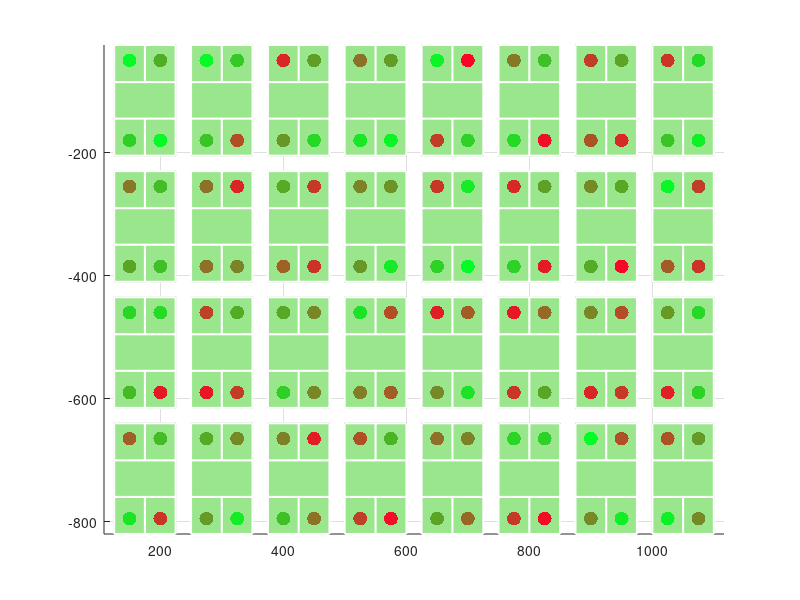

Source code (MATLAB): (Note: this script raises an error after producing the figure.)
function court_shuffler
%
% Experiemnt w/ and display diffferent game-leveling 
%
% 5/3/2025

dbstop if error
hold on, grid on, axis equal

num_rounds          = 40;
num_courts          = 32;
num_cols            = 8;

opts.bias_strength  = .2;
opts.court_clr      = [.6,.9,.55];
opts.court_lw       = 1.5;
opts.court_spacer   = 25;
opts.court_sz       = [100,180];
opts.step_sz        = 5;
opts.dt             = .0005;
opts.player_ms      = 30; % player marker size
opts.player_pos_in  = 25;
opts.serive_line    = .33;


court_pos = create_courts(num_courts,num_cols,opts);

Players = create_players(num_courts,court_pos,opts);

ax_obj = gca();
Xmin = ax_obj.XLim(1);
Xmax = ax_obj.XLim(2);
ax_obj.XLimMode = 'manual';
ax_obj.XLim = [Xmin,Xmax];
pause(1)
for round = 1:num_rounds
    pause(.5)
    Players = advance_round(Players,court_pos,Xmin,Xmax,opts);
    fprintf('Finished round %d\n',round)
end
end

function court_pos = create_courts(num_courts,num_cols,opts)
%% Draw courts and assign positions

% return positions -- currently just single-file horizontal
if num_courts <= num_cols
    court_ind   = 1:num_courts;
    court_pos_x = (court_ind-1)*opts.court_sz(1) + court_ind*opts.court_spacer;
    court_pos   = [court_pos_x',zeros(num_courts,1)];
else
    court_pos = set_court_pos_matrix(num_courts,num_cols,opts);
end

% function ahndle for line drawing
draw_line = @(x,y,court_ind) plot(court_pos(court_ind,1) + x,court_pos(court_ind,2) + y,"Color",[1,1,1],'LineWidth',opts.court_lw);

% draw courts
for court_ind = 1:num_courts
    
    % court
    rectangle('Position',[court_pos(court_ind,:),opts.court_sz],"FaceColor",opts.court_clr);
    
    % lines :
    % perimeter 
    X = opts.court_sz(1); Y = opts.court_sz(2); % brevity
    draw_line([0,X],[0,0],court_ind)
    draw_line([X,X],[0,Y],court_ind)
    draw_line([0,X],[Y,Y],court_ind)
    draw_line([0,0],[0,Y],court_ind)
    
    % service
    Y = (0.5 + [-1,1]*opts.serive_line/2) * opts.court_sz(2);
    draw_line([0,X],[Y(1),Y(1)],court_ind)
    draw_line([0,X],[Y(2),Y(2)],court_ind)

    % middle
    draw_line([X/2,X/2],[0,Y(1)],court_ind)
    draw_line([X/2,X/2],[opts.court_sz(2),Y(2)],court_ind)
end
end

function Players = create_players(num_courts,court_pos,opts)
%% create players w/ random skill, distribute among courts

player_count = 0;
Players(num_courts*4,1) = struct;

for court_ind = 1:num_courts
    for player_ind = 1:4
        player_count = player_count + 1;

        % assign court, team, and l/r
        Players(player_count).Court = court_ind;
        Players(player_count).Team  = ceil(player_ind/2);
        if mod(player_ind,2)
            Players(player_count).Side = 'left';
        else
            Players(player_count).Side = 'right';
        end
        Players(player_count).NextCourt = court_ind; % incase court 1 and wins or court(end) and loses

        % assign value
        val = rand();
        Players(player_count).Skill = val;
        blue = .15;
        color = [1-val,val,blue]; % r g b. red is bad, green is good

        % initial position
        pos = get_pos(Players(player_count),court_pos,opts);

        % plot and store object
        Players(player_count).Object = plot(pos(1),pos(2),'Color',color,'Marker','.','MarkerSize',opts.player_ms);
    end
end
end

function pos = get_pos(Player,court_pos,opts)
%% Return x and y position for player

% court position
pos = court_pos(Player.Court,:);

% add y-delta
if Player.Team == 1
    delta_y = opts.player_pos_in;
elseif Player.Team == 2
    delta_y = opts.court_sz(2) - opts.player_pos_in;
else
    error('invalid team entry')
end
pos(2) = pos(2) + delta_y;

% add x-delta
if strcmpi(Player.Side,'left')
    delta_x = opts.player_pos_in;
elseif strcmpi(Player.Side,'right')
    delta_x = opts.court_sz(1) - opts.player_pos_in;
else
    error('invalid Side entry')
end
pos(1) = pos(1) + delta_x;
end

function Players = advance_round(Players,court_pos,Xmin,Xmax,opts)
%% Play next game and move players around with animation (one round)

num_courts = height(court_pos);

% play games and establish "next court"
Players = play_games(Players,num_courts,opts);

% move players to next court after all games finished
for i = 1:numel(Players)
    Players(i).Court = Players(i).NextCourt;
end

% sort teams and sides
Players = sort_new_teams(Players,num_courts);

annimate_movement(Players,court_pos,Xmin,Xmax,opts)
end

function Players = play_games(Players,num_courts,opts)
%% Play game and move courts for players based on outcome, for each court

% cycle through each court
for court_ind = 1:num_courts

    [team1,team2] = find_game_players(Players,court_ind);

    % random bias, worth .2
    bias = 2*opts.bias_strength*rand() - opts.bias_strength;
    team_1_victory = sum([Players(team1).Skill]) - sum([Players(team2).Skill]) + bias > 0; % ~~~ maybe add 'chemistry' term later

    % move courts 
    if team_1_victory
        winners = team1;
        losers = team2;
    else
        winners = team2;
        losers = team1;
    end

    % move up winning team
    if court_ind ~= 1
        [Players(winners).NextCourt] = deal(court_ind - 1);
    end

    % move down losing team
    if court_ind ~= num_courts
        [Players(losers).NextCourt] = deal(court_ind + 1);
    end
end
end

function [team1,team2] = find_game_players(Players,court_ind)
%% Find players and teams for given court
game_players = find([Players.Court] == court_ind);
team1 = game_players([Players(game_players).Team] == 1);
team2 = game_players([Players(game_players).Team] == 2);

if numel(team1) ~= 2 || numel(team2) ~= 2
    error('invalid game setup')
end
end

function Players = sort_new_teams(Players,num_courts)
%% re-assign teams and sides for next game

% cycle through each court
for court_ind = 1:num_courts
    game_players = find([Players.Court] == court_ind);

    if numel(game_players) ~= 4
        error('invalid number players on court')
    end

    % random placement to times and sides
    rand_order = (randperm(4));

    team1 = game_players(rand_order(1:2));
    team2 = game_players(rand_order(3:4));
    [Players(team1).Team] = deal(1);
    [Players(team2).Team] = deal(2);

    Players(team1(1)).Side = 'left';
    Players(team2(1)).Side = 'left';
    Players(team1(2)).Side = 'right';
    Players(team2(2)).Side = 'right';
end
end

function annimate_movement(Players,court_pos,Xmin,Xmax,opts)
%% Show players moving to new position

% idea :
% run through and establish the dx and dy for the step of each player

% then run through time cycles and send players to their new spots. make
% exact when close enough

% find xvec, yvec, and num steps for each player
for p_ind = 1:numel(Players)

    % get new position 
    new_pos = get_pos(Players(p_ind),court_pos,opts);

    x0 = Players(p_ind).Object.XData;
    y0 = Players(p_ind).Object.YData;
    dx = new_pos(1) - x0;
    dy = new_pos(2) - y0;

    % wrap-around courts for shorter travel
    if abs(dx) > 2*opts.court_sz(1)
        dx = (Xmax - Xmin) - abs(new_pos(1) - x0);
        long_horz = true;
    else
        long_horz = false;
    end

    r = norm([dx,dy]);

    dx = opts.step_sz*dx/r;
    dy = opts.step_sz*dy/r;

    if long_horz
        if new_pos(1) > x0
            Players(p_ind).xvec = [x0:-dx:Xmin,Xmax:-dx:new_pos(1)];
        else
            Players(p_ind).xvec = [x0:dx:Xmax,Xmin:dx:new_pos(1)];
        end
    else
        Players(p_ind).xvec     = x0:dx:new_pos(1);
    end
    Players(p_ind).yvec     = y0:dy:new_pos(2);
    Players(p_ind).its      = ceil(r/opts.step_sz);
    Players(p_ind).end_pos  = new_pos;
end

total_steps = max([Players.its]) + 1;

% advance players one step at a time
for step = 1:total_steps
    for p_ind = 1:numel(Players)
        if step < Players(p_ind).its
            if ~isempty(Players(p_ind).xvec)
                Players(p_ind).Object.XData = Players(p_ind).xvec(step);
            end
            if ~isempty(Players(p_ind).yvec)
                Players(p_ind).Object.YData = Players(p_ind).yvec(step);
            end
        elseif step == Players(p_ind).its
            if ~isempty(Players(p_ind).xvec)
                Players(p_ind).Object.XData = Players(p_ind).end_pos(1);
            end
            if ~isempty(Players(p_ind).yvec)
                Players(p_ind).Object.YData = Players(p_ind).end_pos(2);
            end
        end
    end
    drawnow
    pause(opts.dt)
end
end

function court_pos = set_court_pos_matrix(num_courts,num_cols,opts)
%% Return court positions for multiple rows of courts

court_ind = 0;
num_rows = ceil(num_courts/num_cols);
court_pos = zeros(num_courts,2);
ypos = 0;
for row_ind = 1:num_rows
    % move vert 
    ypos = ypos - opts.court_spacer - opts.court_sz(2);
    xpos = 0;
    for col_ind = 1:num_cols
        % exit when done
        court_ind = court_ind + 1;
        if court_ind > num_courts
            return
        end
        % move horz
        xpos = xpos + opts.court_spacer + opts.court_sz(1);

        % set court pos
        court_pos(court_ind,:) = [xpos,ypos];
    end
end
end